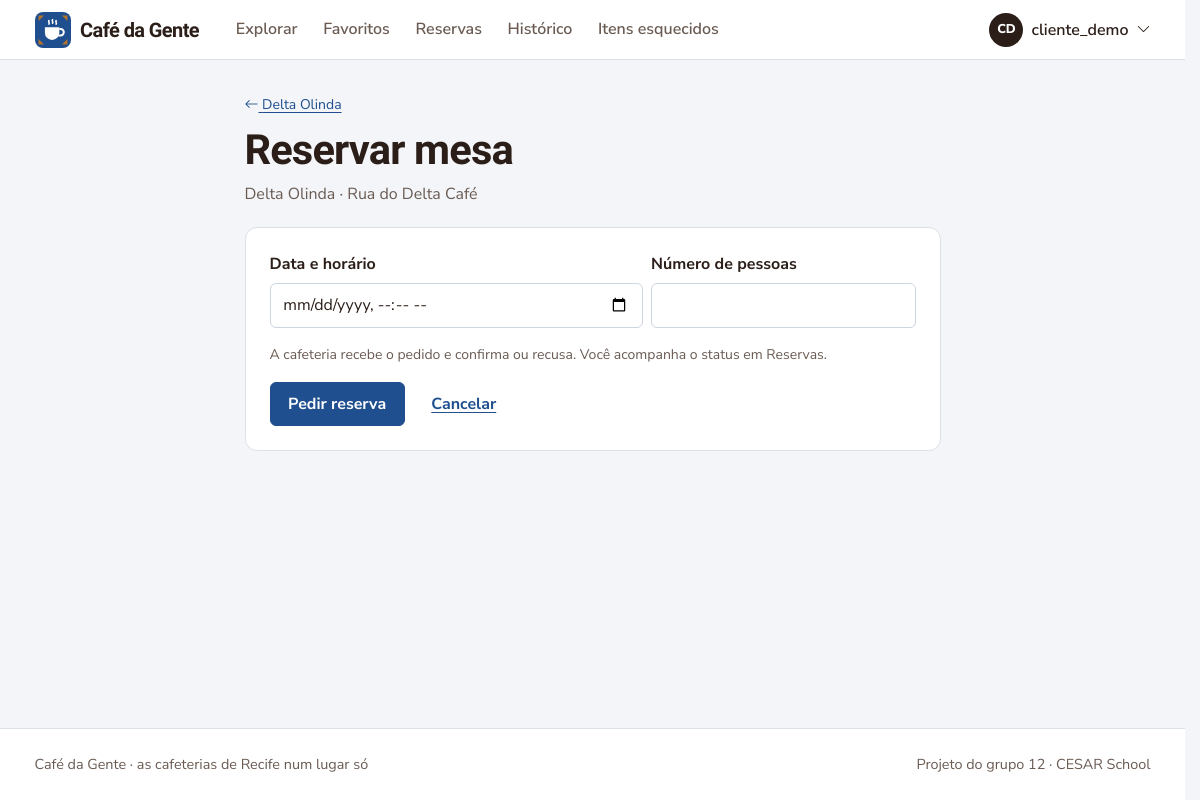
The app's page /reserva/2/ (signed in) with its own data.
### coffee12app/models.py (models this page shows, shortened)
class CustomUser(AbstractUser):
    phone_number = models.CharField(max_length=15, blank=True)
    COFFEEADMIN = 'CM'
    CLIENT = 'CL'
    ZONANORTE = 'ZN'
    ZONASUL = 'ZS'
    ZONAOESTE = 'ZO'
    CENTRO = 'CE'
    NAOIDENTIFICAR = 'NI'
    ROLES = [
        (COFFEEADMIN, 'Administrador de Café'),
        (CLIENT, 'Cliente')
    ]
    LOCALIDADES = [
        (ZONANORTE, 'Zona Norte'),
        (ZONASUL, 'Zona Sul'),
        (ZONAOESTE, 'Zona Oeste'),
        (CENTRO, 'Centro'),
        (NAOIDENTIFICAR, 'Não Identificar')
    ]
    role = models.CharField(
        max_length=2,
        choices=ROLES,
        default=CLIENT,
    )
    localidade = models.CharField(
        max_length=2,
        choices=LOCALIDADES,
        default=NAOIDENTIFICAR,
    )
    cafeteria = models.ForeignKey('Estabelecimento', on_delete=models.PROTECT, null=True, blank=True)
    possui_estabelecimento = models.BooleanField(default=False)
    cafeteria_favorita = models.ManyToManyField('Estabelecimento', blank=True, related_name='cafeterias_favoritas')

class Estabelecimento(models.Model):
    nome = models.CharField(max_length=100)
    endereco = models.CharField(max_length=200)
    telefone = models.CharField(max_length=15)
    proprietario = models.ForeignKey(CustomUser, on_delete=models.CASCADE)
    descricao_horario = models.CharField(max_length=200, default='')

### coffee12app/views.py (the view, shortened to what this page needs)
# urls.py: path('reserva/<int:cafe_id>/', views.ReservaCreateView, name='reserva_create'),
@apenas_clientes
def ReservaCreateView(request, cafe_id):
    cafeteria = get_object_or_404(Estabelecimento, id=cafe_id)
    form = ReservaForm(request.POST or None)
    return render(request, 'reservaform.html', {'form': form, 'cafeteria': cafeteria})

### coffee12app/forms.py (shortened to what this page needs)
class ReservaForm(EstiloBootstrap, forms.ModelForm):
    data_hora = forms.DateTimeField(
        label='Data e horário',
        input_formats=['%Y-%m-%dT%H:%M'],
        widget=forms.DateTimeInput(attrs={'type': 'datetime-local'}, format='%Y-%m-%dT%H:%M'),
    )
    numero_pessoas = forms.IntegerField(label='Número de pessoas', min_value=1, max_value=30)
    class Meta:
        model = Reserva
        fields = ['data_hora', 'numero_pessoas']

### coffee12app/context_processors.py (called while the page is built, shortened)
def navegacao(request):
    user = getattr(request, 'user', None)
    match = getattr(request, 'resolver_match', None)
    contexto = {'rota_atual': match.url_name if match else ''}
    if not user or not user.is_authenticated:
        return contexto
    eh_dono = user.role == CustomUser.COFFEEADMIN
    contexto['eh_dono_cafe'] = eh_dono
    return contexto

### coffee12app/templatetags/cafe_tags.py (called while the page is built)
@register.inclusion_tag('partials/campo.html')
def campo(field, classe_extra=''):
    if field.errors:
        attrs = field.field.widget.attrs
        if 'is-invalid' not in attrs.get('class', ''):
            attrs['class'] = (attrs.get('class', '') + ' is-invalid').strip()
            attrs['aria-invalid'] = 'true'
    return {'field': field, 'classe_extra': classe_extra}

@register.filter
def iniciais(nome):
    partes = [p for p in str(nome).replace('_', ' ').replace('.', ' ').split() if p]
    if not partes:
        return '?'
    if len(partes) == 1:
        return partes[0][:2].upper()
    return (partes[0][0] + partes[-1][0]).upper()

### coffee12app/views.py (called while the page is built)
def apenas_clientes(view):
    @wraps(view)
    @login_required
    def wrapper(request, *args, **kwargs):
        if request.user.role != CustomUser.CLIENT:
            messages.info(request, 'Essa área é para clientes. Use o painel da sua cafeteria.')
            return redirect('homepagecafe')
        return view(request, *args, **kwargs)
    return wrapper

### templates/reservaform.html (shortened to what this page needs)
{% extends 'base.html' %}
{% block conteudo %}
<div class="container container-estreito">
  <div class="cabecalho">
    <a class="small" href="{% url 'perfilCafeteria' cafeteria.id %}"><i class="bi bi-arrow-left" aria-hidden="true"></i> {{ cafeteria.nome }}</a>
    <h1 class="mt-2">Reservar mesa</h1>
    <p>{{ cafeteria.nome }} · {{ cafeteria.endereco }}{% if cafeteria.descricao_horario %} · {{ cafeteria.descricao_horario }}{% endif %}</p>
  </div>
  {% url 'perfilCafeteria' cafeteria.id as voltar_para %}
  {% include 'partials/form_reserva.html' with texto_botao='Pedir reserva' voltar_para=voltar_para %}
</div>
{% endblock %}

### templates/base.html (shortened to what this page needs)
{% load static cafe_tags %}<!doctype html>
<html lang="pt-BR">
<head>
  <link href="https://cdn.jsdelivr.net/npm/bootstrap@5.3.3/dist/css/bootstrap.min.css" rel="stylesheet">
  <link href="https://cdn.jsdelivr.net/npm/bootstrap-icons@1.11.3/font/bootstrap-icons.min.css" rel="stylesheet">
  <link href="{% static 'css/app.css' %}" rel="stylesheet">
</head>
<body>
  <header class="barra">
    <nav class="navbar navbar-expand-lg">
      <div class="container">
        {% if user.is_authenticated %}
          <a class="marca" href="{% if eh_dono_cafe %}{% url 'homepagecafe' %}{% else %}{% url 'homepage' %}{% endif %}">
        {% else %}
          <a class="marca" href="{% url 'inicio' %}">
        {% endif %}
            Café da Gente
          </a>
        {% if user.is_authenticated %}
          <div class="collapse navbar-collapse" id="menu">
            <ul class="navbar-nav ms-lg-4 me-auto">
              {% if eh_dono_cafe %}
                <li class="nav-item"><a class="nav-link {% if rota_atual == 'homepagecafe' %}ativo{% endif %}" href="{% url 'homepagecafe' %}">Painel</a></li>
                {% if minha_cafeteria %}
                  <li class="nav-item"><a class="nav-link {% if rota_atual == 'excluirPrato' or rota_atual == 'cadastrarPrato' or rota_atual == 'editarPrato' %}ativo{% endif %}" href="{% url 'excluirPrato' %}">Cardápio</a></li>
                  <li class="nav-item"><a class="nav-link {% if rota_atual == 'reserva_listar' %}ativo{% endif %}" href="{% url 'reserva_listar' %}">Reservas{% if nav_reservas_pendentes %}<span class="contador" title="pendentes">{{ nav_reservas_pendentes }}</span>{% endif %}</a></li>
                  <li class="nav-item"><a class="nav-link {% if rota_atual == 'solicitacoes' %}ativo{% endif %}" href="{% url 'solicitacoes' %}">Itens esquecidos{% if nav_itens_pendentes %}<span class="contador" title="pendentes">{{ nav_itens_pendentes }}</span>{% endif %}</a></li>
                  <li class="nav-item"><a class="nav-link {% if rota_atual == 'verFeedbacks' %}ativo{% endif %}" href="{% url 'verFeedbacks' minha_cafeteria.id %}">Avaliações</a></li>
                {% endif %}
              {% else %}
                <li class="nav-item"><a class="nav-link {% if rota_atual == 'homepage' %}ativo{% endif %}" href="{% url 'homepage' %}">Explorar</a></li>
                <li class="nav-item"><a class="nav-link {% if rota_atual == 'favoritos' %}ativo{% endif %}" href="{% url 'favoritos' %}">Favoritos</a></li>
                <li class="nav-item"><a class="nav-link {% if rota_atual == 'reserva_list' or rota_atual == 'reserva_update' %}ativo{% endif %}" href="{% url 'reserva_list' %}">Reservas</a></li>
                <li class="nav-item"><a class="nav-link {% if rota_atual == 'historico' %}ativo{% endif %}" href="{% url 'historico' %}">Histórico</a></li>
                <li class="nav-item"><a class="nav-link {% if rota_atual == 'listar_requisicoes_cliente' %}ativo{% endif %}" href="{% url 'listar_requisicoes_cliente' %}">Itens esquecidos</a></li>
              {% endif %}
            </ul>
            <div class="dropdown">
              <button class="btn p-0 border-0 d-flex align-items-center gap-2" type="button" data-bs-toggle="dropdown" aria-expanded="false">
                <span class="avatar" aria-hidden="true">{{ user.username|iniciais }}</span>
                <span class="fw-semibold">{{ user.username }}</span>
                <i class="bi bi-chevron-down small" aria-hidden="true"></i>
              </button>
            </div>
          </div>
        {% endif %}
      </div>
    </nav>
  </header>
  <main id="conteudo">
    {% block conteudo %}{% endblock %}
  </main>
  {% block rodape %}
  <footer class="rodape">
    <div class="container d-flex flex-wrap justify-content-between gap-2">
      <span>Café da Gente · as cafeterias de Recife num lugar só</span>
      <span>Projeto do grupo 12 · CESAR School</span>
    </div>
  </footer>
  {% endblock %}
</body>
</html>

### coffee12app/static/css/app.css (style rules this page uses)
:root { --porcelana: #F3F5F8; --superficie: #FFFFFF; --azulejo: #1F4F8F; --azulejo-escuro: #163A6B; --azulejo-claro: #DFE8F4; --torra: #2B1E18; --torra-suave: #6A5B53; --caramelo: #B5722A; --caramelo-claro: #F6E9D8; --folha: #2E7550; --folha-clara: #E2F1E8; --cereja: #A93A30; --cereja-clara: #F8E4E1; --linha: #DCE1E8; --fonte-titulo: 'Bricolage Grotesque', system-ui, sans-serif; --fonte-texto: 'Nunito Sans', system-ui, sans-serif; --raio-sm: 6px; --raio: 12px; --sombra: 0 1px 2px rgba(31, 79, 143, .06), 0 4px 16px rgba(31, 79, 143, .06); --bs-body-bg: var(--porcelana); --bs-body-color: var(--torra); --bs-body-font-family: var(--fonte-texto); --bs-link-color: var(--azulejo); --bs-link-color-rgb: 31, 79, 143; --bs-link-hover-color: var(--azulejo-escuro); --bs-link-hover-color-rgb: 22, 58, 107; --bs-border-color: var(--linha); --bs-primary: var(--azulejo); --bs-primary-rgb: 31, 79, 143; --bs-focus-ring-color: rgba(31, 79, 143, .3); }
body { font-family: var(--fonte-texto); font-size: 1rem; line-height: 1.6; color: var(--torra); background: var(--porcelana); min-height: 100vh; display: flex; flex-direction: column; }
main { flex: 1; }
h1, h2, h3, h4, .titulo { font-family: var(--fonte-titulo); font-weight: 700; letter-spacing: -0.02em; line-height: 1.15; color: var(--torra); }
h1 { font-size: clamp(1.9rem, 1.4rem + 2vw, 2.6rem); }
a { text-underline-offset: 3px; }
.btn { font-weight: 700; border-radius: var(--raio-sm); padding: .55rem 1.1rem; }
.barra { background: var(--superficie); border-bottom: 1px solid var(--linha); }
.barra .navbar { padding: .6rem 0; }
.marca { display: flex; align-items: center; gap: .6rem; font-family: var(--fonte-titulo); font-weight: 800; font-size: 1.25rem; color: var(--torra); text-decoration: none; letter-spacing: -0.03em; }
.barra .nav-link { color: var(--torra-suave); font-weight: 600; padding: .45rem .8rem !important; border-radius: var(--raio-sm); }
.avatar { width: 34px; height: 34px; border-radius: 50%; display: inline-grid; place-items: center; background: var(--torra); color: #fff; font-size: .8rem; font-weight: 800; }
.cabecalho { padding: 2rem 0 1.25rem; }
.cabecalho p { margin: .4rem 0 0; color: var(--torra-suave); }
.form-control, .form-select { border-color: #cdd5e0; border-radius: var(--raio-sm); padding: .6rem .8rem; }
.rodape { margin-top: 4rem; border-top: 1px solid var(--linha); background: var(--superficie); padding: 1.5rem 0; font-size: .9rem; color: var(--torra-suave); }
.form-control, .form-select { background-color: var(--superficie); }
html { scrollbar-gutter: stable; }
.container-estreito { max-width: 720px; }

### records on screen
CustomUser: username|iniciais "CD", username "cliente_demo"
Estabelecimento: nome "Delta Olinda", endereco "Rua do Delta Café"

### other values on screen
{{ field.label }} "Data e horário Número de pessoas"
{{ texto_botao }} "Pedir reserva"
